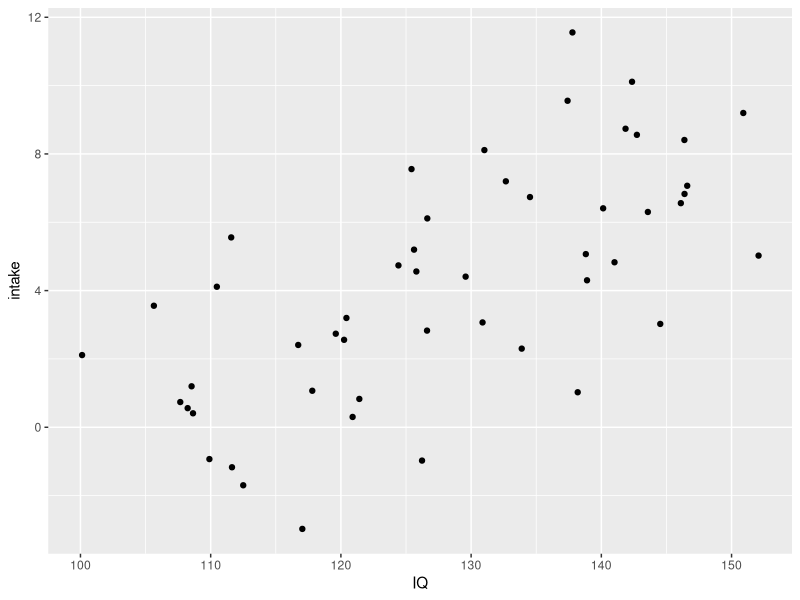
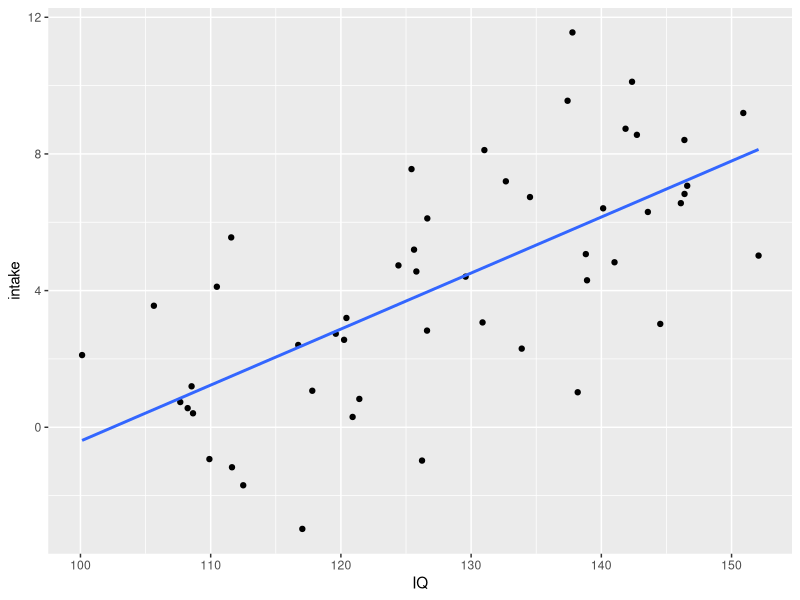
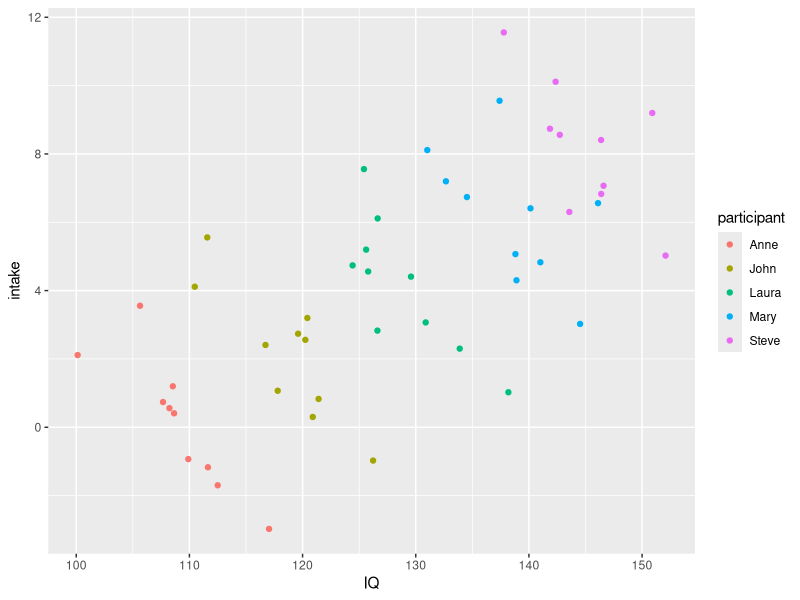
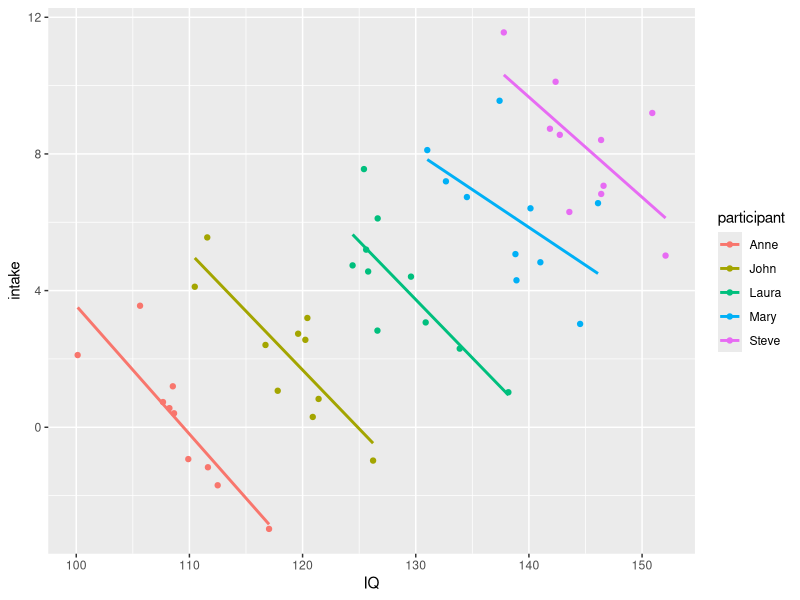

Write R code to recreate these figures, in order.
## ---- chunk 1
#| include: false
library(tidyverse)
## ---- chunk 2
#| include: false
n_part <- 5
n_obs <- 10
mu_00 <- 100
mu_01 <- 5 #between-person effect
mu_10 <- -2 #withinperson effect

nonindependence_df <- tibble(
  participant = c("Anne", "John", "Laura", "Mary", "Steve"),
  intake_mean = seq(from = 1, to = 10, by = 2),
  u0 = rnorm(n_part, 0, 2)
) |>
  mutate(
    IQ_baseline = mu_00 + mu_01 * intake_mean + u0,
    β_within = mu_10
  )|>
  mutate(obs = list(1:n_obs)) |>
  unnest(obs) |>
  mutate(
    intake = intake_mean + rnorm(n_obs, 0, 2), 
    dev_intake = intake - intake_mean,
    IQ = IQ_baseline + β_within * dev_intake + rnorm(n(), 0, 3)
  )
## ---- chunk 3
#| echo: false
nonindependence_df |>
  ggplot() +
  aes(x = IQ, y = intake) +
  geom_point()
## ---- chunk 4
#| echo: false
nonindependence_df |>
  ggplot() +
  aes(x = IQ, y = intake) +
  geom_point()+
  geom_smooth(method="lm", se=FALSE)
## ---- chunk 5
#| echo: false
nonindependence_df |>
  ggplot() +
  aes(x = IQ, y = intake, colour = participant) +
  geom_point()
## ---- chunk 6
#| echo: false
nonindependence_df |>
  ggplot() +
  aes(x = IQ, y = intake, colour = participant) +
  geom_point()+
  geom_smooth(method="lm", se=FALSE)
